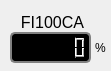
       <widget class="QWidget" name="widgetFI100CA" native="true">
        <property name="geometry">
         <rect>
          <x>300</x>
          <y>20</y>
          <width>111</width>
          <height>71</height>
         </rect>
        </property>
        <property name="minimumSize">
         <size>
          <width>111</width>
          <height>71</height>
         </size>
        </property>
        <property name="toolTip">
         <string>Indicador de Vazão de Combustível</string>
        </property>
        <property name="accessibleDescription">
         <string/>
        </property>
        <property name="autoFillBackground">
         <bool>false</bool>
        </property>
        <property name="styleSheet">
         <string notr="true">#widgetFI100CA {
    background-color: #c0c0c0; /* Uma cor de fundo neutra */
    border-width: 2px;
    border-style: solid;
    border-color: #ffffff #888888 #888888 #ffffff; /* Bordas: cima, direita, baixo, esquerda */
    border-radius: 4px; /* Bordas arredondadas (opcional) */
    padding: 4px; /* Espaçamento interno (opcional) */
}</string>
        </property>
        <widget class="QLabel" name="label_4">
         <property name="geometry">
          <rect>
           <x>17</x>
           <y>10</y>
           <width>71</width>
           <height>22</height>
          </rect>
         </property>
         <property name="sizePolicy">
          <sizepolicy hsizetype="Minimum" vsizetype="Minimum">
           <horstretch>0</horstretch>
           <verstretch>0</verstretch>
          </sizepolicy>
         </property>
         <property name="font">
          <font>
           <pointsize>12</pointsize>
          </font>
         </property>
         <property name="text">
          <string>FI100CA</string>
         </property>
         <property name="alignment">
          <set>Qt::AlignmentFlag::AlignBottom|Qt::AlignmentFlag::AlignHCenter</set>
         </property>
        </widget>
        <widget class="QLabel" name="label_28">
         <property name="geometry">
          <rect>
           <x>95</x>
           <y>40</y>
           <width>21</width>
           <height>16</height>
          </rect>
         </property>
         <property name="text">
          <string>%</string>
         </property>
        </widget>
        <widget class="QLCDNumber" name="lcdFI100CA">
         <property name="geometry">
          <rect>
           <x>10</x>
           <y>32</y>
           <width>81</width>
           <height>31</height>
          </rect>
         </property>
         <property name="sizePolicy">
          <sizepolicy hsizetype="MinimumExpanding" vsizetype="MinimumExpanding">
           <horstretch>0</horstretch>
           <verstretch>0</verstretch>
          </sizepolicy>
         </property>
         <property name="styleSheet">
          <string notr="true">#lcdFI100CA {
        color: red;
        background-color: black;
        border: 2px solid gray;
        border-radius: 5px;
    }</string>
         </property>
         <property name="smallDecimalPoint">
          <bool>true</bool>
         </property>
         <property name="digitCount">
          <number>6</number>
         </property>
        </widget>
       </widget>
